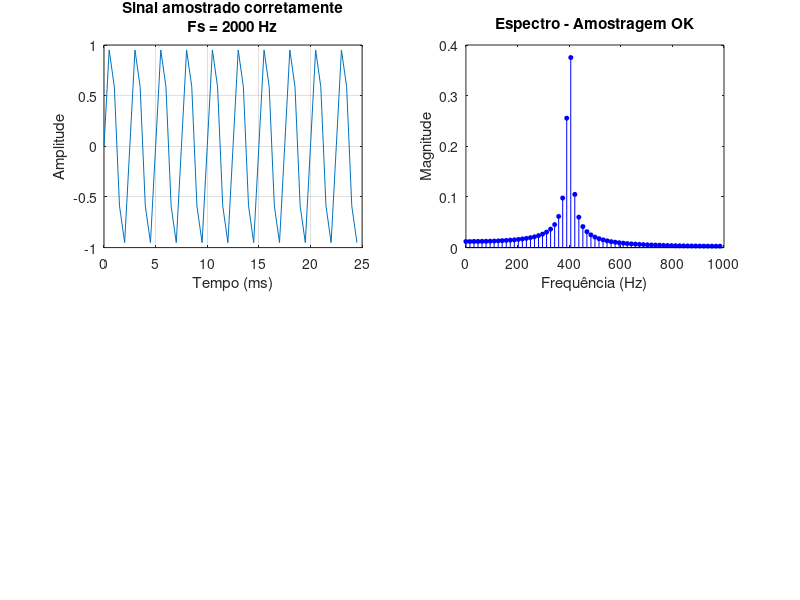

This figure's MATLAB source: (Note: this script raises an error after producing the figure.)
% QUESTÃO 3 - Aliasing
% Demonstra o que acontece quando amostramos um sinal
% com taxa insuficiente (abaixo de Nyquist)


clear; clc; close all;

% --- Sinal analógico de referência (alta resolução) ---
% simula uma senoide de 400 Hz
f_sinal = 400;       % Hz - frequência do sinal real

% Taxa de amostragem correta (acima de Nyquist: > 2*400 = 800 Hz)
Fs_ok  = 2000;       % 2000 Hz - OK, acima do limite
% Taxa de amostragem insuficiente (aliasing)
Fs_bad = 500;        % 500 Hz - abaixo do limite de Nyquist para 400 Hz

N = 128;

% Gera amostras com as duas taxas
n_ok  = 0:N-1;
n_bad = 0:N-1;

t_ok  = n_ok  / Fs_ok;
t_bad = n_bad / Fs_bad;

x_ok  = sin(2*pi*f_sinal*t_ok);
x_bad = sin(2*pi*f_sinal*t_bad);

% FFT de ambos
X_ok  = fft(x_ok);
X_bad = fft(x_bad);

freq_ok  = (0:N-1) * Fs_ok  / N;
freq_bad = (0:N-1) * Fs_bad / N;

metade = 1:N/2;

mag_ok  = abs(X_ok(metade))  / N;
mag_bad = abs(X_bad(metade)) / N;

f_ok  = freq_ok(metade);
f_bad = freq_bad(metade);

% --- Plotar ---
figure('Name','Questão 3 - Aliasing','NumberTitle','off');

subplot(2,2,1);
plot(t_ok(1:50)*1000, x_ok(1:50));
title(sprintf('Sinal amostrado corretamente\nFs = %d Hz', Fs_ok));
xlabel('Tempo (ms)'); ylabel('Amplitude'); grid on;

subplot(2,2,2);
stem(f_ok, mag_ok, 'b', 'filled', 'MarkerSize', 3);
title('Espectro - Amostragem OK');
xlabel('Frequência (Hz)'); ylabel('Magnitude');
xline(f_sinal,'r--','400 Hz');
grid on;

subplot(2,2,3);
plot(t_bad(1:50)*1000, x_bad(1:50));
title(sprintf('Sinal com aliasing\nFs = %d Hz (insuficiente)', Fs_bad));
xlabel('Tempo (ms)'); ylabel('Amplitude'); grid on;

subplot(2,2,4);
stem(f_bad, mag_bad, 'r', 'filled', 'MarkerSize', 3);
title('Espectro - COM ALIASING');
xlabel('Frequência (Hz)'); ylabel('Magnitude');
% A frequência real é 400 Hz, mas como Fs=500, Nyquist=250 Hz
% O alias aparece em: |f_sinal - Fs_bad| = |400-500| = 100 Hz
f_alias = abs(f_sinal - Fs_bad);
xline(f_alias,'k--',sprintf('Alias: %d Hz',f_alias));
grid on;

fprintf('Frequência real do sinal: %d Hz\n', f_sinal);
fprintf('Nyquist para Fs=%d Hz: %d Hz\n', Fs_bad, Fs_bad/2);
fprintf('Como %d > %d (Nyquist), ocorre aliasing.\n', f_sinal, Fs_bad/2);
fprintf('O alias aparece em: |%d - %d| = %d Hz\n', f_sinal, Fs_bad, f_alias);

% DISCUSSÃO:
% Com Fs=2000 Hz, o espectro mostra corretamente o pico em 400 Hz.
% Com Fs=500 Hz (abaixo de Nyquist=800 Hz para este sinal),
% a frequência de 400 Hz não pode ser representada e aparece
% "disfarçada" como 100 Hz. Isso é aliasing: a frequência original
% é perdida para sempre.
